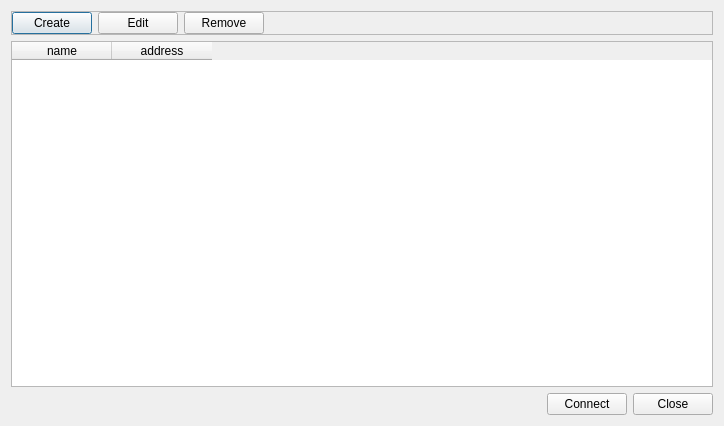
<?xml version="1.0" encoding="UTF-8"?>
<ui version="4.0">
 <class>ConnMgrDlg</class>
 <widget class="QDialog" name="ConnMgrDlg">
  <property name="geometry">
   <rect>
    <x>0</x>
    <y>0</y>
    <width>724</width>
    <height>426</height>
   </rect>
  </property>
  <property name="windowTitle">
   <string>Connection Manage</string>
  </property>
  <layout class="QVBoxLayout" name="verticalLayout">
   <item>
    <widget class="QFrame" name="frame">
     <property name="frameShape">
      <enum>QFrame::StyledPanel</enum>
     </property>
     <property name="frameShadow">
      <enum>QFrame::Raised</enum>
     </property>
     <layout class="QHBoxLayout" name="horizontalLayout_2">
      <property name="leftMargin">
       <number>0</number>
      </property>
      <property name="topMargin">
       <number>0</number>
      </property>
      <property name="rightMargin">
       <number>0</number>
      </property>
      <property name="bottomMargin">
       <number>0</number>
      </property>
      <item>
       <widget class="QPushButton" name="btnCreate">
        <property name="text">
         <string>Create</string>
        </property>
       </widget>
      </item>
      <item>
       <widget class="QPushButton" name="btnEdit">
        <property name="text">
         <string>Edit</string>
        </property>
       </widget>
      </item>
      <item>
       <widget class="QPushButton" name="btnRemove">
        <property name="text">
         <string>Remove</string>
        </property>
       </widget>
      </item>
      <item>
       <spacer name="horizontalSpacer_2">
        <property name="orientation">
         <enum>Qt::Horizontal</enum>
        </property>
        <property name="sizeHint" stdset="0">
         <size>
          <width>397</width>
          <height>20</height>
         </size>
        </property>
       </spacer>
      </item>
     </layout>
    </widget>
   </item>
   <item>
    <widget class="QTableWidget" name="tbConnInfo">
     <column>
      <property name="text">
       <string>name</string>
      </property>
     </column>
     <column>
      <property name="text">
       <string>address</string>
      </property>
     </column>
    </widget>
   </item>
   <item>
    <layout class="QHBoxLayout" name="horizontalLayout">
     <item>
      <spacer name="horizontalSpacer">
       <property name="orientation">
        <enum>Qt::Horizontal</enum>
       </property>
       <property name="sizeHint" stdset="0">
        <size>
         <width>40</width>
         <height>20</height>
        </size>
       </property>
      </spacer>
     </item>
     <item>
      <widget class="QPushButton" name="btnConn">
       <property name="text">
        <string>Connect</string>
       </property>
      </widget>
     </item>
     <item>
      <widget class="QPushButton" name="btnClose">
       <property name="text">
        <string>Close</string>
       </property>
      </widget>
     </item>
    </layout>
   </item>
  </layout>
 </widget>
 <resources/>
 <connections/>
</ui>
